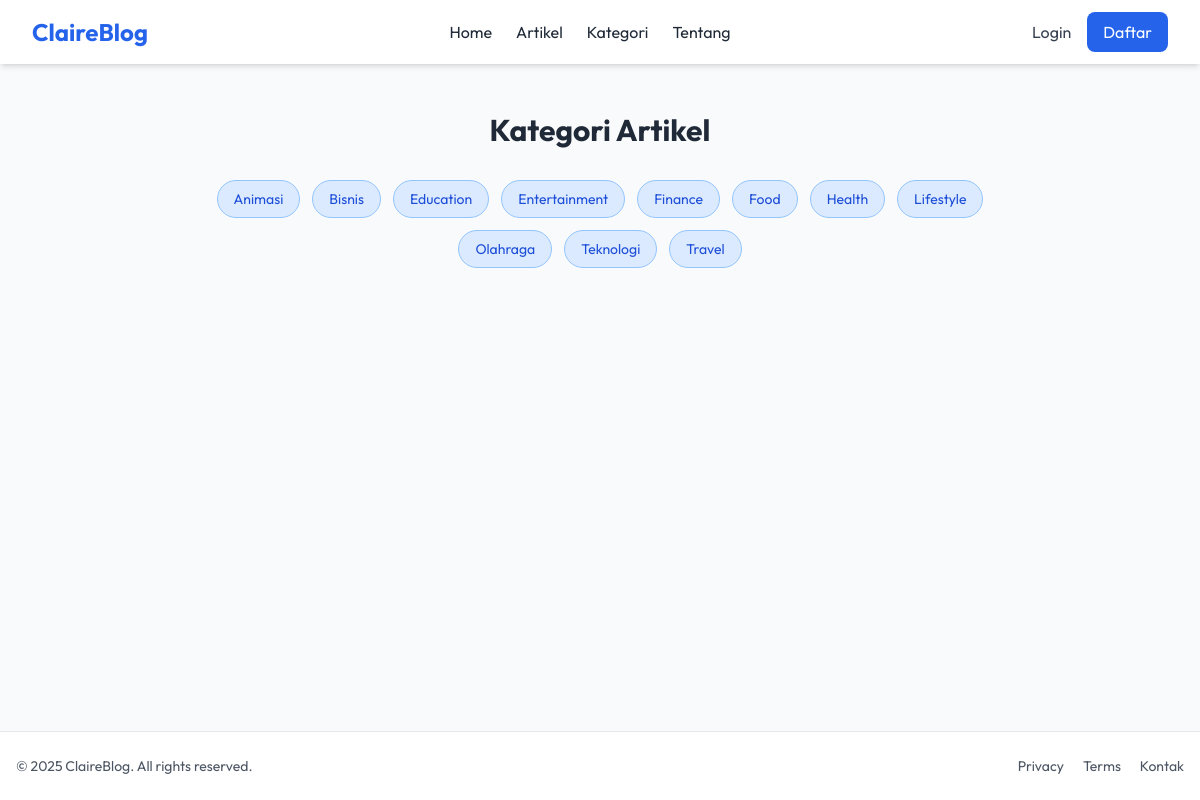
/page/category.php, run on an earlier commit of the app's database.
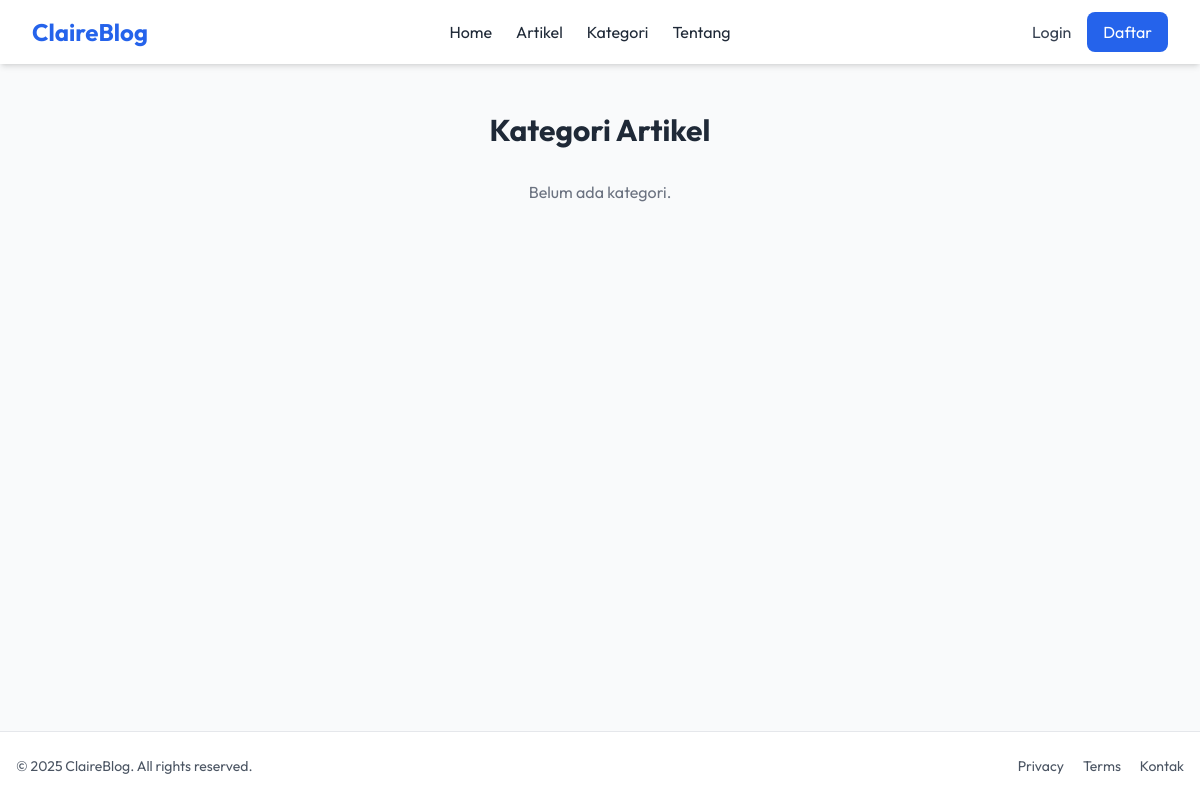
And on a later commit of the database.
### tables this page shows
CREATE TABLE `categories` (
                              `id` int NOT NULL,
                              `name` varchar(100) NOT NULL,
                              `slug` varchar(100) NOT NULL
);

### page/category.php (the view, shortened to what this page needs)
<?php
require_once '../connection.php';
$sql = "SELECT * FROM categories ORDER BY name ASC";
$result = mysqli_query($connection, $sql);
?>
<!DOCTYPE html>
<html lang="id">
<head>
  <link rel="stylesheet" href="../style.css">
  <script src="https://cdn.tailwindcss.com"></script>
</head>
<body class="min-h-screen flex flex-col bg-gray-50 text-gray-800">
<?php include '../components/navbar.php'; ?>
<main class="flex-grow">
  <div class="max-w-4xl mx-auto px-4 py-12">
    <h1 class="text-3xl font-bold mb-8 text-center text-gray-800">Kategori Artikel</h1>
    <?php if (mysqli_num_rows($result) > 0): ?>
      <div class="flex flex-wrap gap-3 justify-center">
        <?php while ($category = mysqli_fetch_assoc($result)): ?>
          <a href="category_posts.php?id=<?= $category['id']; ?>"
             class="inline-block bg-blue-100 text-blue-700 px-4 py-2 text-sm rounded-full border border-blue-300 hover:bg-blue-200 transition">
            <?= htmlspecialchars($category['name']); ?>
          </a>
        <?php endwhile; ?>
      </div>
    <?php else: ?>
      <p class="text-center text-gray-500">Belum ada kategori.</p>
    <?php endif; ?>
  </div>
</main>
<?php include '../components/footer.php'; ?>
</body>
</html>

What changed in the data, as far as the page shows it:
removed categories: name "Animasi"
removed categories: name "Bisnis"
removed categories: name "Education"
removed categories: name "Entertainment"
removed categories: name "Finance"
removed categories: name "Food"
removed categories: name "Health"
removed categories: name "Lifestyle"
removed categories: name "Olahraga"
removed categories: name "Teknologi"
removed categories: name "Travel"
Also different on the page:
text now shown: "Belum ada kategori."
